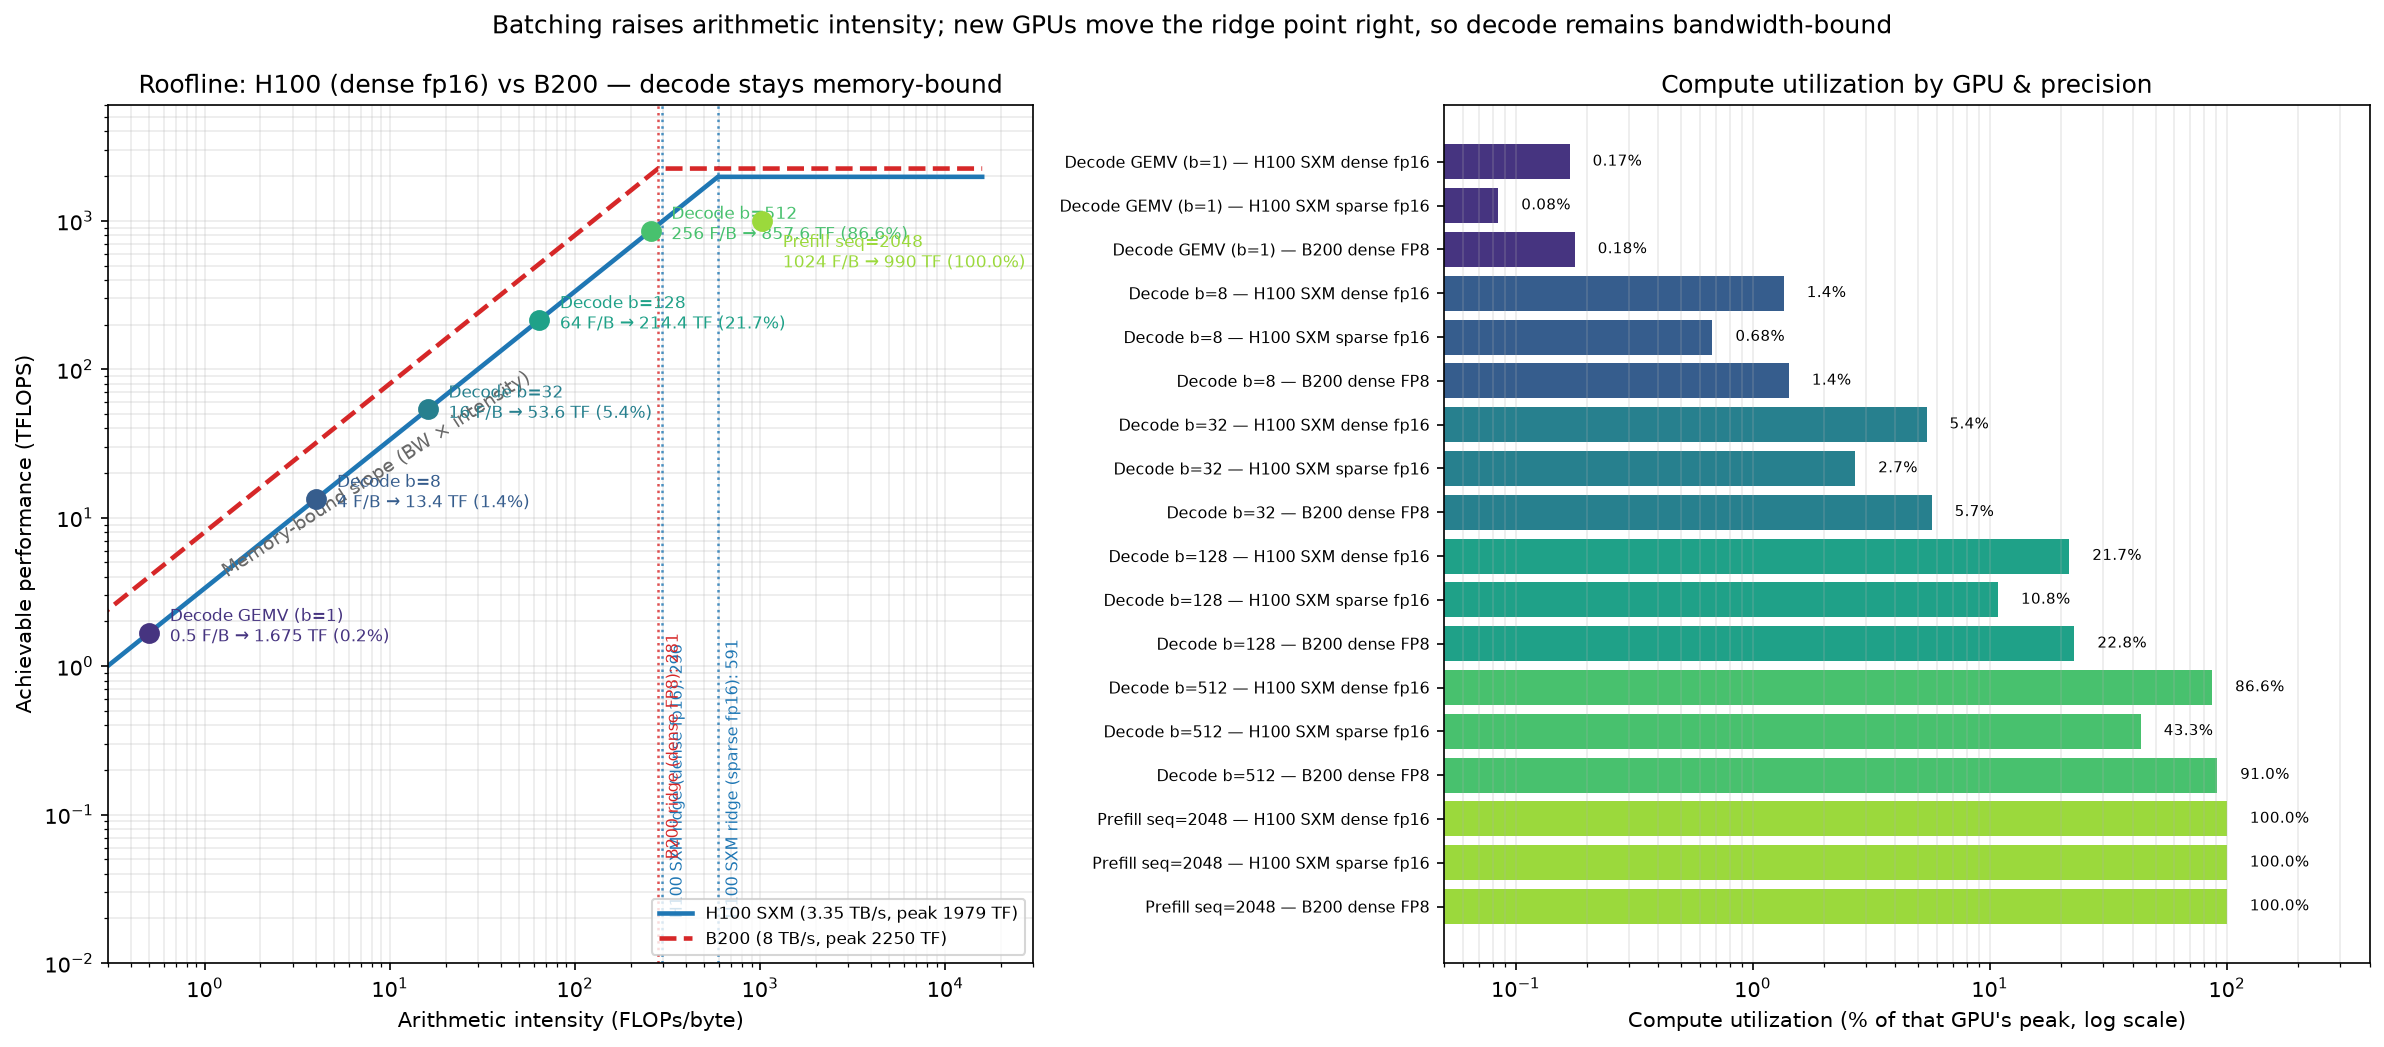

Here is the Python script that generated this plot:
"""Roofline model visualization for LLM inference: H100 SXM vs B200.

H100 SXM (HBM3, 3.35 TB/s):
  - dense fp16:  ~990 TFLOPS  -> ridge ~295 FLOPs/byte
  - sparse fp16: ~1979 TFLOPS -> ridge ~590 FLOPs/byte
B200 (Blackwell, HBM3e, ~8 TB/s):
  - dense FP8: ~2250 TFLOPS -> ridge ~280 FLOPs/byte
  (FP4 omitted: these GEMMs don't run dense FP4.)

Run:  .venv/bin/python roofline.py     (writes roofline.png next to this file)

Note: B200 figures are from secondary sources; verify against an NVIDIA
datasheet before publishing.
"""
from dataclasses import dataclass, field
from pathlib import Path

import matplotlib.pyplot as plt
import numpy as np

OUTPUT = Path(__file__).resolve().parent / "roofline.png"


# --------------------------------------------------------------------------
# Model
# --------------------------------------------------------------------------

@dataclass(frozen=True)
class Roofline:
    """One GPU ceiling: bandwidth plus one or more compute peaks.

    Bandwidth in TB/s, peaks in TFLOPS, so bandwidth * intensity (FLOPs/byte)
    comes out in TFLOPS directly.
    """
    gpu: str
    bandwidth: float                      # TB/s
    peaks: dict                           # {precision label: peak TFLOPS}
    line_style: str = "-"
    line_color: str = "#1f77b4"

    def achievable(self, intensity: float, precision: str) -> float:
        """TFLOPs attainable at a given arithmetic intensity."""
        return min(self.bandwidth * intensity, self.peaks[precision])

    def ridge(self, precision: str) -> float:
        """Intensity (FLOPs/byte) where memory and compute limits meet."""
        return self.peaks[precision] / self.bandwidth

    @property
    def top_peak(self) -> float:
        return max(self.peaks.values())


GPUS = [
    Roofline("H100 SXM", 3.35,
             {"dense fp16": 990.0, "sparse fp16": 1979.0},
             line_style="-", line_color="#1f77b4"),
    Roofline("B200", 8.0,
             {"dense FP8": 2250.0},
             line_style="--", line_color="#d62728"),
]
BASELINE = ("H100 SXM", "dense fp16")    # roofline the operation points use


@dataclass(frozen=True)
class Op:
    """An inference operation and its arithmetic intensity."""
    name: str
    intensity: float                      # FLOPs/byte


OPS = [
    Op("Decode GEMV (b=1)",    0.5),
    Op("Decode b=8",           4.0),
    Op("Decode b=32",         16.0),
    Op("Decode b=128",        64.0),
    Op("Decode b=512",       256.0),
    Op("Prefill seq=2048",  1024.0),
]


def roofline_analysis(flops, bytes_accessed, peak_flops, bandwidth):
    """The chapter's own analysis function: where an operation lands.

    flops/peak_flops in FLOPs (any unit); bandwidth in bytes/s scaled to
    match peak_flops' unit, e.g. TF/s for TFLOPS peaks.
    Returns (intensity, achievable, bound, utilization).
    """
    intensity = flops / bytes_accessed
    memory_bound = bandwidth * intensity
    achievable = min(memory_bound, peak_flops)
    bound = "memory" if memory_bound < peak_flops else "compute"
    return intensity, achievable, bound, achievable / peak_flops


# --------------------------------------------------------------------------
# Plotting
# --------------------------------------------------------------------------

def plot_roofline(ax, gpus, baseline):
    """Left panel: log-log rooflines with per-precision ridge markers."""
    base_gpu, base_prec = baseline
    base = next(g for g in gpus if g.gpu == base_gpu)

    x = np.logspace(-1, 4.2, 500)
    for gpu in gpus:
        ax.plot(x, np.minimum(gpu.bandwidth * x, gpu.top_peak),
                gpu.line_style, color=gpu.line_color, lw=2.2,
                label=f"{gpu.gpu} ({gpu.bandwidth:g} TB/s, "
                      f"peak {gpu.top_peak:g} TF)")
        for prec, peak in gpu.peaks.items():
            ridge = gpu.ridge(prec)
            ax.axvline(ridge, ls=":", color=gpu.line_color, lw=1.2,
                       alpha=0.8)
            ax.text(ridge * 1.1, 0.05 if gpu.gpu == "B200" else 0.02,
                    f"{gpu.gpu} ridge ({prec}): {ridge:.0f}",
                    fontsize=7.5, color=gpu.line_color, rotation=90,
                    va="bottom")

    ax.text(1.2, 4, "Memory-bound slope (BW × intensity)", fontsize=9,
            color="dimgray", rotation=33)

    colors = plt.cm.viridis(np.linspace(0.15, 0.85, len(OPS)))
    for op, c in zip(OPS, colors):
        p = base.achievable(op.intensity, base_prec)
        ax.plot(op.intensity, p, "o", ms=9, color=c, zorder=5)
        ax.annotate(
            f"{op.name}\n{op.intensity:g} F/B → {p:g} TF "
            f"({p / base.peaks[base_prec] * 100:.1f}%)",
            (op.intensity, p), textcoords="offset points",
            xytext=(10, -4 if op.intensity < base.ridge(base_prec) else -22),
            fontsize=8, color=c)

    ax.set_xscale("log")
    ax.set_yscale("log")
    ax.set_xlabel("Arithmetic intensity (FLOPs/byte)")
    ax.set_ylabel("Achievable performance (TFLOPS)")
    ax.set_title("Roofline: H100 (dense fp16) vs B200 — decode stays "
                 "memory-bound")
    ax.set_xlim(0.3, 30000)
    ax.set_ylim(0.01, 6000)
    ax.grid(True, which="both", alpha=0.25)
    ax.legend(loc="lower right", fontsize=8)


def plot_utilization(ax, gpus, baseline):
    """Right panel: utilization of each op on each GPU/precision."""
    colors = plt.cm.viridis(np.linspace(0.15, 0.85, len(OPS)))
    labels, utils, bar_colors = [], [], []
    for op, c in zip(OPS, colors):
        for gpu in gpus:
            for prec, peak in gpu.peaks.items():
                labels.append(f"{op.name} — {gpu.gpu} {prec}")
                utils.append(gpu.achievable(op.intensity, prec) / peak * 100)
                bar_colors.append(c)

    bars = ax.barh(range(len(utils)), utils, color=bar_colors)
    ax.set_yticks(range(len(labels)))
    ax.set_yticklabels(labels, fontsize=7.5)
    ax.set_xscale("log")
    ax.set_xlabel("Compute utilization (% of that GPU's peak, log scale)")
    ax.set_title("Compute utilization by GPU & precision")
    for bar, u in zip(bars, utils):
        ax.text(bar.get_width() * 1.25, bar.get_y() + bar.get_height() / 2,
                f"{u:.2f}%" if u < 1 else f"{u:.1f}%", va="center",
                fontsize=7)
    ax.set_xlim(0.05, 400)
    ax.grid(True, axis="x", which="both", alpha=0.25)
    ax.invert_yaxis()


def main():
    fig, (ax1, ax2) = plt.subplots(1, 2, figsize=(16, 7))
    plot_roofline(ax1, GPUS, BASELINE)
    plot_utilization(ax2, GPUS, BASELINE)
    fig.suptitle("Batching raises arithmetic intensity; new GPUs move the "
                 "ridge point right, so decode remains bandwidth-bound",
                 fontsize=12, y=0.99)
    plt.tight_layout()
    plt.savefig(OUTPUT, dpi=150, bbox_inches="tight")
    print(f"saved {OUTPUT}")


if __name__ == "__main__":
    main()
